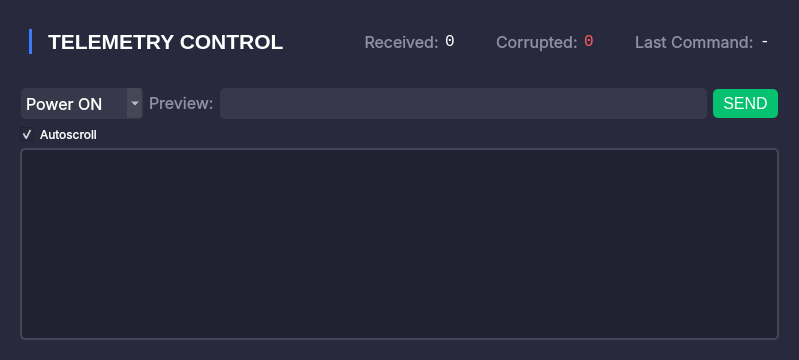
     <widget class="QWidget" name="telemetry_box" native="true">
      <property name="enabled">
       <bool>true</bool>
      </property>
      <property name="sizePolicy">
       <sizepolicy hsizetype="Preferred" vsizetype="Expanding">
        <horstretch>0</horstretch>
        <verstretch>0</verstretch>
       </sizepolicy>
      </property>
      <property name="minimumSize">
       <size>
        <width>799</width>
        <height>305</height>
       </size>
      </property>
      <property name="styleSheet">
       <string notr="true">color: white;
background-color: rgb(40, 41, 61);
border-radius: 20px;</string>
      </property>
      <layout class="QVBoxLayout" name="verticalLayout">
       <item>
        <widget class="QGroupBox" name="header_box_4">
         <layout class="QHBoxLayout" name="header_box_11">
          <item>
           <widget class="QGroupBox" name="title_box_6">
            <layout class="QHBoxLayout" name="horizontalLayout_19">
             <item>
              <widget class="Line" name="line_7">
               <property name="styleSheet">
                <string notr="true">background-color: rgb(62, 123, 250);
border-radius: 100px;</string>
               </property>
               <property name="orientation">
                <enum>Qt::Vertical</enum>
               </property>
              </widget>
             </item>
             <item>
              <spacer name="horizontalSpacer_9">
               <property name="orientation">
                <enum>Qt::Horizontal</enum>
               </property>
               <property name="sizeType">
                <enum>QSizePolicy::Fixed</enum>
               </property>
               <property name="sizeHint" stdset="0">
                <size>
                 <width>10</width>
                 <height>20</height>
                </size>
               </property>
              </spacer>
             </item>
             <item>
              <widget class="QLabel" name="title_6">
               <property name="maximumSize">
                <size>
                 <width>16777215</width>
                 <height>25</height>
                </size>
               </property>
               <property name="font">
                <font>
                 <pointsize>16</pointsize>
                 <weight>75</weight>
                 <bold>true</bold>
                </font>
               </property>
               <property name="styleSheet">
                <string notr="true"/>
               </property>
               <property name="text">
                <string>TELEMETRY CONTROL</string>
               </property>
              </widget>
             </item>
            </layout>
           </widget>
          </item>
          <item>
           <widget class="QGroupBox" name="status_box">
            <property name="minimumSize">
             <size>
              <width>214</width>
              <height>40</height>
             </size>
            </property>
            <layout class="QHBoxLayout" name="horizontalLayout_10">
             <item>
              <widget class="QLabel" name="total_pkg_title">
               <property name="font">
                <font>
                 <family>Inter</family>
                 <pointsize>12</pointsize>
                </font>
               </property>
               <property name="styleSheet">
                <string notr="true">color: #8f90a6;</string>
               </property>
               <property name="text">
                <string> Received:</string>
               </property>
              </widget>
             </item>
             <item>
              <widget class="QLabel" name="total_pkg_value">
               <property name="minimumSize">
                <size>
                 <width>45</width>
                 <height>0</height>
                </size>
               </property>
               <property name="font">
                <font>
                 <family>Consolas</family>
                 <pointsize>12</pointsize>
                </font>
               </property>
               <property name="text">
                <string>0</string>
               </property>
              </widget>
             </item>
             <item>
              <widget class="QLabel" name="total_corrupted_pkg_title">
               <property name="font">
                <font>
                 <family>Inter</family>
                 <pointsize>12</pointsize>
                </font>
               </property>
               <property name="styleSheet">
                <string notr="true">color: #8f90a6;</string>
               </property>
               <property name="text">
                <string>Corrupted:</string>
               </property>
              </widget>
             </item>
             <item>
              <widget class="QLabel" name="total_corrupted_pkg_value">
               <property name="minimumSize">
                <size>
                 <width>45</width>
                 <height>0</height>
                </size>
               </property>
               <property name="font">
                <font>
                 <family>Consolas</family>
                 <pointsize>12</pointsize>
                </font>
               </property>
               <property name="styleSheet">
                <string notr="true">color: #ff5c5c;</string>
               </property>
               <property name="text">
                <string>0</string>
               </property>
              </widget>
             </item>
             <item>
              <widget class="QLabel" name="last_cmd_title">
               <property name="font">
                <font>
                 <family>Inter</family>
                 <pointsize>12</pointsize>
                </font>
               </property>
               <property name="styleSheet">
                <string notr="true">color: #8f90a6;</string>
               </property>
               <property name="text">
                <string>Last Command:</string>
               </property>
              </widget>
             </item>
             <item>
              <widget class="QLabel" name="last_cmd_value">
               <property name="font">
                <font>
                 <family>Consolas</family>
                 <pointsize>12</pointsize>
                </font>
               </property>
               <property name="text">
                <string>-</string>
               </property>
              </widget>
             </item>
            </layout>
           </widget>
          </item>
         </layout>
        </widget>
       </item>
       <item>
        <widget class="QWidget" name="telemetry_group_2" native="true">
         <property name="enabled">
          <bool>true</bool>
         </property>
         <property name="font">
          <font>
           <family>Inter</family>
           <pointsize>10</pointsize>
           <weight>50</weight>
           <bold>false</bold>
           <strikeout>false</strikeout>
           <kerning>true</kerning>
          </font>
         </property>
         <property name="styleSheet">
          <string notr="true">background-color: #28293d;
color: white;
border-radius: 5px;
</string>
         </property>
         <layout class="QVBoxLayout" name="verticalLayout_3">
          <item>
           <widget class="QWidget" name="widget" native="true">
            <property name="maximumSize">
             <size>
              <width>16777215</width>
              <height>33</height>
             </size>
            </property>
            <layout class="QHBoxLayout" name="telemetry_control_group">
             <property name="leftMargin">
              <number>1</number>
             </property>
             <property name="topMargin">
              <number>1</number>
             </property>
             <property name="rightMargin">
              <number>1</number>
             </property>
             <property name="bottomMargin">
              <number>1</number>
             </property>
             <item>
              <widget class="QComboBox" name="cmd_select_box">
               <property name="sizePolicy">
                <sizepolicy hsizetype="Preferred" vsizetype="Fixed">
                 <horstretch>0</horstretch>
                 <verstretch>0</verstretch>
                </sizepolicy>
               </property>
               <property name="font">
                <font>
                 <family>Inter</family>
                 <pointsize>12</pointsize>
                 <weight>50</weight>
                 <bold>false</bold>
                </font>
               </property>
               <property name="mouseTracking">
                <bool>false</bool>
               </property>
               <property name="autoFillBackground">
                <bool>false</bool>
               </property>
               <property name="styleSheet">
                <string notr="true">padding: 5px;
background-color: rgba(231, 231, 231, 20);
border-radius: 5px;</string>
               </property>
               <property name="editable">
                <bool>false</bool>
               </property>
               <property name="currentText">
                <string>Power ON</string>
               </property>
               <property name="duplicatesEnabled">
                <bool>false</bool>
               </property>
               <property name="frame">
                <bool>true</bool>
               </property>
               <item>
                <property name="text">
                 <string>Power ON</string>
                </property>
               </item>
               <item>
                <property name="text">
                 <string>Power OFF</string>
                </property>
               </item>
               <item>
                <property name="text">
                 <string>Set Time</string>
                </property>
               </item>
               <item>
                <property name="text">
                 <string>SIM Enable</string>
                </property>
               </item>
               <item>
                <property name="text">
                 <string>SIM Activate</string>
                </property>
               </item>
               <item>
                <property name="text">
                 <string>SIM Disable</string>
                </property>
               </item>
              </widget>
             </item>
             <item>
              <widget class="QSplitter" name="splitter_2">
               <property name="orientation">
                <enum>Qt::Vertical</enum>
               </property>
               <widget class="QLabel" name="label_7">
                <property name="maximumSize">
                 <size>
                  <width>16777215</width>
                  <height>16</height>
                 </size>
                </property>
                <property name="font">
                 <font>
                  <family>Inter</family>
                  <pointsize>12</pointsize>
                 </font>
                </property>
                <property name="styleSheet">
                 <string notr="true">color: #8f90a6;</string>
                </property>
                <property name="text">
                 <string>Preview:</string>
                </property>
               </widget>
              </widget>
             </item>
             <item>
              <widget class="QLineEdit" name="cmd_preview">
               <property name="enabled">
                <bool>false</bool>
               </property>
               <property name="font">
                <font>
                 <family>Consolas</family>
                 <pointsize>12</pointsize>
                </font>
               </property>
               <property name="styleSheet">
                <string notr="true">padding: 5px;
background-color: rgba(231, 231, 231, 20);
border-radius: 5px;
color: rgb(200, 200, 200);</string>
               </property>
               <property name="text">
                <string/>
               </property>
              </widget>
             </item>
             <item>
              <widget class="QPushButton" name="cmdSendButton_2">
               <property name="font">
                <font>
                 <pointsize>12</pointsize>
                 <weight>50</weight>
                 <bold>false</bold>
                 <kerning>true</kerning>
                </font>
               </property>
               <property name="styleSheet">
                <string notr="true">QPushButton {
	padding: 5px 10px;
	background-color: #06c270;
	color: white;
}
QPushButton:hover:!pressed {
	background-color: #39d98a;
}
QPushButton:pressed {
	background-color: #05a660;
}</string>
               </property>
               <property name="text">
                <string>SEND</string>
               </property>
               <property name="checkable">
                <bool>false</bool>
               </property>
               <property name="autoDefault">
                <bool>false</bool>
               </property>
               <property name="default">
                <bool>false</bool>
               </property>
               <property name="flat">
                <bool>false</bool>
               </property>
              </widget>
             </item>
            </layout>
           </widget>
          </item>
          <item>
           <widget class="QCheckBox" name="autoscroll_check">
            <property name="font">
             <font>
              <family>Inter</family>
             </font>
            </property>
            <property name="text">
             <string>Autoscroll</string>
            </property>
            <property name="checked">
             <bool>true</bool>
            </property>
           </widget>
          </item>
          <item>
           <widget class="QTextBrowser" name="telemetry_log">
            <property name="font">
             <font>
              <family>Consolas</family>
              <pointsize>10</pointsize>
             </font>
            </property>
            <property name="styleSheet">
             <string notr="true">background-color: rgba(0, 0, 0, 20%);
border: 2px solid #444657;
padding: 3px;
color: white;</string>
            </property>
            <property name="html">
             <string>&lt;!DOCTYPE HTML PUBLIC &quot;-//W3C//DTD HTML 4.0//EN&quot; &quot;http://www.w3.org/TR/REC-html40/strict.dtd&quot;&gt;
&lt;html&gt;&lt;head&gt;&lt;meta name=&quot;qrichtext&quot; content=&quot;1&quot; /&gt;&lt;style type=&quot;text/css&quot;&gt;
p, li { white-space: pre-wrap; }
&lt;/style&gt;&lt;/head&gt;&lt;body style=&quot; font-family:'Consolas'; font-size:10pt; font-weight:400; font-style:normal;&quot;&gt;
&lt;p style=&quot;-qt-paragraph-type:empty; margin-top:0px; margin-bottom:0px; margin-left:0px; margin-right:0px; -qt-block-indent:0; text-indent:0px;&quot;&gt;&lt;br /&gt;&lt;/p&gt;&lt;/body&gt;&lt;/html&gt;</string>
            </property>
           </widget>
          </item>
         </layout>
        </widget>
       </item>
      </layout>
     </widget>
